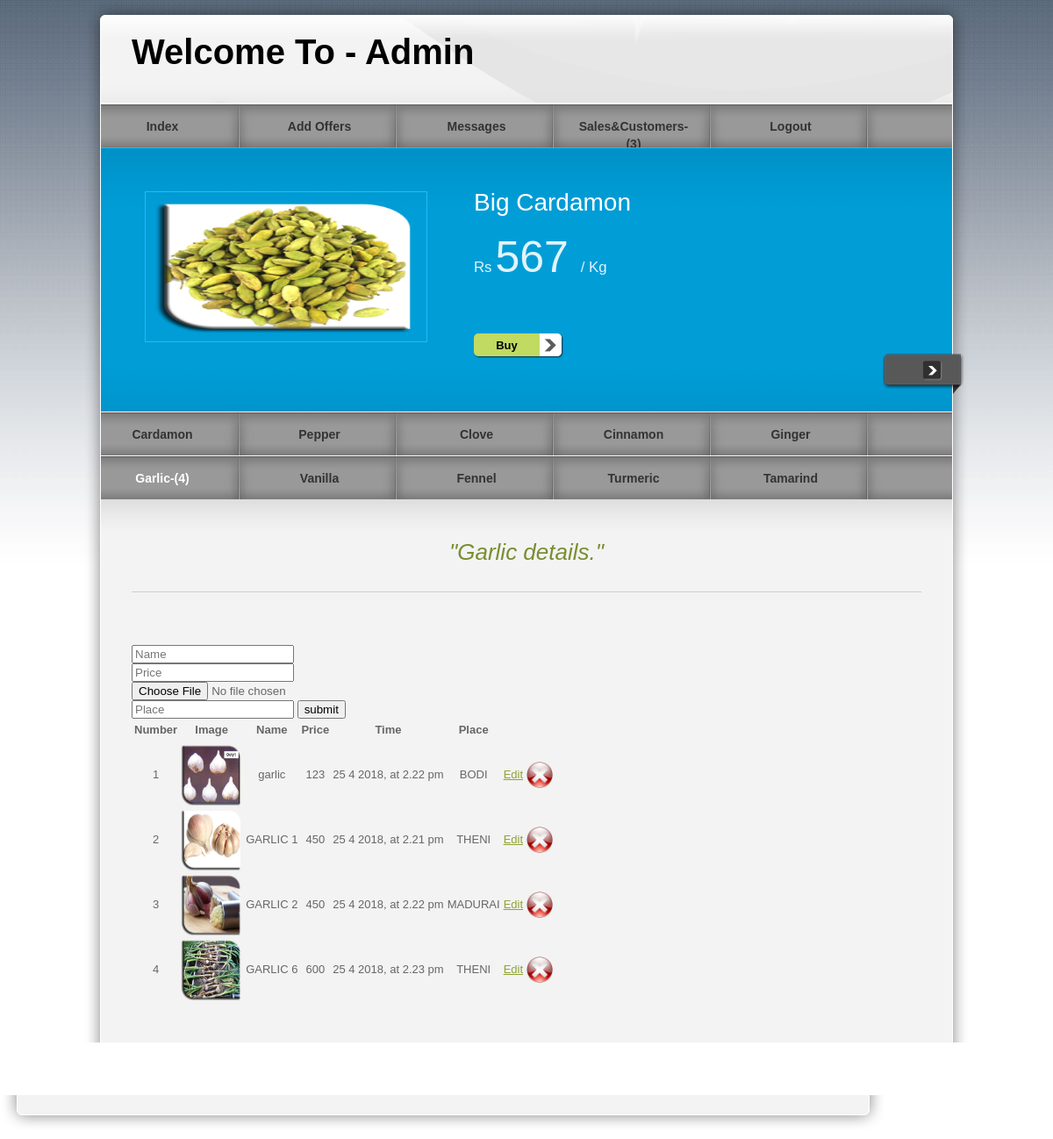
Page /pro/admin/garlic.php on the committed database.
### tables this page shows
CREATE TABLE IF NOT EXISTS `offer` (
  `number` int(11) NOT NULL,
  `name` varchar(50) NOT NULL,
  `image` text NOT NULL,
  `price` varchar(50) NOT NULL,
  `time` varchar(50) NOT NULL,
  `details` varchar(100) NOT NULL,
  PRIMARY KEY (`number`)
);

CREATE TABLE IF NOT EXISTS `garlic` (
  `number` int(11) NOT NULL AUTO_INCREMENT,
  `name` varchar(55) NOT NULL,
  `price` varchar(55) NOT NULL,
  `image` text NOT NULL,
  `time` varchar(55) NOT NULL,
  `place` varchar(55) NOT NULL,
  PRIMARY KEY (`number`)
);

### pro/admin/garlic.php (the view, shortened to what this page needs)
<!DOCTYPE html PUBLIC "-//W3C//DTD XHTML 1.0 Transitional//EN" "http://www.w3.org/TR/xhtml1/DTD/xhtml1-transitional.dtd">
<head>
<link href="../templatemo_style.css" rel="stylesheet" type="text/css" />
<link href="../css/jquery.ennui.contentslider.css" rel="stylesheet" type="text/css" media="screen,projection" />
</head>
<body>
<div id="templatemo_wrapper">
    <div id="templatemo_header">
        <div id="site_title">
            <h1>Welcome To - Admin</h1>
        </div>
    </div>
    <?php
$select=mysql_query("select * from pay where status=1 ");
   $view=mysql_num_rows($select);
   ?>
  	<div id="templatemo_menu">
        <ul>
            <li><a href="admin.php" >Index</a></li>
            <li><a href="offer.php">Add Offers</a></li>
            <li><a href="msg.php">Messages</a></li>
            <li><a href="customer.php">Sales&Customers-(<?php echo $view;?>)</a></li>
            <li><a href="../logout.php">Logout</a></li>
        </ul>
    </div>
    <div id="templatemo_banner">
                <div id="one" class="contentslider">
                    <div class="cs_wrapper">
                        <div class="cs_slider">
                            <div class="cs_article">
                            	<div class="slider_content_wrapper">
                            	 <?PHP
$select=mysql_query("select * from offer where number=1 ");
$row=mysql_fetch_array($select);
 ?>
                      				<div class="right">
                                        <h2><?php echo $row['name'];?> </h2><br/>
                                        <p><big>Rs</big> <span style="font-size:50px"><?php echo $row['price'];?></span> <big> / Kg</big></p><br/>
                                        <div class="button"><a href="#">Buy</a></div>
                                    </div>
                                  <div class="left">
                                  <img src="<?php echo $row['image']; ?>" alt="Image 01" />
                                    </div>
                                </div>
                            </div>
                        </div>
                    </div>
                </div>
        </div>
         <?php
$select=mysql_query("select * from garlic");
   $view=mysql_num_rows($select);
   ?>
        <div id="templatemo_menu">
        <ul>
            <li><a href="cardamon.php">Cardamon</a></li>
            <li><a href="pepper.php" >Pepper</a></li>
            <li><a href="clove.php">Clove</a></li>
            <li><a href="cinnamon.php">Cinnamon</a></li>
            <li><a href="ginger.php">Ginger</a></li>
        </ul>
    </div>
    <div id="templatemo_menu">
        <ul>
            <li><a href="garlic.php" class="current">Garlic-(<?php echo $view;?>)</a></li>
            <li><a href="vanilla.php">Vanilla</a></li>
            <li><a href="fennel.php">Fennel</a></li>
            <li><a href="turmeric.php">Turmeric</a></li>
            <li><a href="tamarind.html">Tamarind</a></li>
        </ul>
    </div>
     <div id="templatemo_main"><span class="main_top"></span>
          <p class="welcome_text">&quot;Garlic details.&quot;</p>
<div class="form-group">
    <form id="form1" name="form1" method="post" action="" enctype="multipart/form-data" onSubmit="return(validate());">
     <div class="col-sm-2">
     <input type="text" name="name" id="name" class="form-control" placeholder="Name" required />
     <input type="text" name="price" id="price" class="form-control" placeholder="Price" required />
      <input type="file" name="image" id="image" tabindex="3" class="form-control" placeholder="Upload Photo" required/>
     <input type="text" name="place" id="place" class="form-control" placeholder="Place" required />
		 <input type="submit" name="button" value="submit" id="button" / onClick="time_get()"> </div>
		</form>
     </div>
   <table class="table">
   <thead>
      <tr>
         <th>Number</th>
         <th>Image</th>
         <th>Name</th>
                  <th>Price</th>
         <th>Time</th>
         <th>Place</th>
      </tr>
   </thead>
   <tbody>
      <tr class="danger">
 <?PHP
$select=mysql_query("select * from garlic ");
$view=mysql_num_rows($select);
 for($i=0;$i<$view;$i++)
 {
 ?><div class="table-responsive">
 <tr>
     <td align="center"><?php echo mysql_result($select,$i,"number");?></td>
        <td align="center">
        <img src="<?php echo mysql_result($select,$i,"image");?>" width="70" height="70" /></td>
    <td align="center"><?php echo mysql_result($select,$i,"name");?></td>
    <td align="center"><?php echo mysql_result($select,$i,"price");?></td>
    <td align="center"><?php echo mysql_result($select,$i,"time");?></td>
    <td align="center"><?php echo mysql_result($select,$i,"place");?></td>
        <td align="center"><a href="garlicupdate.php?edit=<?php echo mysql_result($select,$i,"number");?>">Edit</a>
    <td align="right"><a href="<?php $_SERVER['DOCUMENT_ROOT'];?>?del=<?php echo mysql_result($select,$i,"number");?>"><img src="../images/Close.ico" width="30" height="30"/></a>
    </td>
  </tr></center>
  <?PHP
  }
  ?>
</table>
</div>
        </div>
                   <div class="cleaner_h30"></div>
    <div id="templatemo_main_bottom"></div>
    <div id="templatemo_footer">
    </div>
</body>
</html>

### pro/templatemo_style.css (style rules this page uses)
body { margin: 0px; padding: 0px; color: #666; font-family: Helevetica,Arial,sans-serif; font-size: 13px; line-height:1.5em; background-color: #fff; background-attachment:fixed; background-image: url(images/templatemo_body.jpg); background-repeat: repeat-x; }
a, a:link, a:visited { color: #8da332; }
p { margin: 0px; padding: 0 0 10px 0; }
img { border: none; }
h1 { font-size: 40px; font-weight: bold; margin: 0 0 30px 0; padding: 5px 0; color: #000; }
h2 { font-size: 28px; font-weight: normal; line-height: 28px; margin: 0 0 30px 0; padding: 0; color: #000; }
.cleaner_h30 { clear: both; width:100%; height: 30px; }
.button a { clear: both; display: block; width: 75px; height: 24px; padding: 4px 27px 0 0; margin-top: 15px; background: url(images/templatemo_button.png) no-repeat; color: #000; font-weight: bold; text-align: center; text-decoration: none; }
#templatemo_wrapper { width: 1010px; margin: 0 auto; }
#templatemo_header { width: 900px; height: 68px; padding: 50px 55px 0; background: url(images/templatemo_header.png) no-repeat; }
#templatemo_header #site_title { float: left; width: 500px; padding: 0; }
#templatemo_header #site_title h1 { margin: 0; padding: 0; }
#templatemo_menu { width: 970px; height: 50px; padding: 0 20px; background: url(images/templatemo_menu.png) repeat-x; }
#templatemo_menu ul { margin: 0; padding: 0; list-style: none; }
#templatemo_menu ul li { padding: 0px; margin: 0px; display: inline; }
#templatemo_menu ul li a { float: left; display: block; width: 140px; height: 33px; padding: 17px 34px 0 0; margin: 0 5px 0 0 ; font-size: 14px; text-align: center; text-decoration: none; color: #333; font-weight: bold; outline: none; border: none; background: url(images/templatemo_menu_divider.png) right no-repeat; }
#templatemo_menu ul li a:hover, #templatemo_menu ul li .current { color: #fff; }
#templatemo_banner { clear: both; position: relative; width: 970px; height: 201px; padding: 50px 20px; background: url(images/templatemo_slider.png) no-repeat; }
#templatemo_main { position: relative; width: 900px; padding: 45px 55px; background: url(images/templatemo_content.png) repeat-y; }
#templatemo_main .main_top { position: absolute; top: 0; left: 20px; width: 970px; height: 45px; background: url(images/templatemo_content_top.png) no-repeat; }
#templatemo_main_bottom { width: 1010px; height: 40px; background: url(images/templatemo_content_bottom.png) no-repeat; }
.welcome_text { font-size: 26px; color: #7a8d31; font-style: italic; text-align: center; margin-bottom: 60px; padding-bottom: 30px; line-height: 30px; border-bottom: 1px solid #CCC; }
#templatemo_footer { width: 910px; padding: 0 30px 10px; text-align: center; color: #666; }

### rows in the picture
offer: name "Big Cardamon", price "567", image (picture)
garlic: number "1", image (picture), name "garlic", price "123", time "25 4 2018, at 2.22 pm", place "BODI"
garlic: number "2", image (picture), name "GARLIC 1", price "450", time "25 4 2018, at 2.21 pm", place "THENI"
garlic: number "3", image (picture), name "GARLIC 2", price "450", time "25 4 2018, at 2.22 pm", place "MADURAI"
garlic: number "4", image (picture), name "GARLIC 6", price "600", time "25 4 2018, at 2.23 pm", place "THENI"

### other values in the picture
$view "3"
$view "4"
